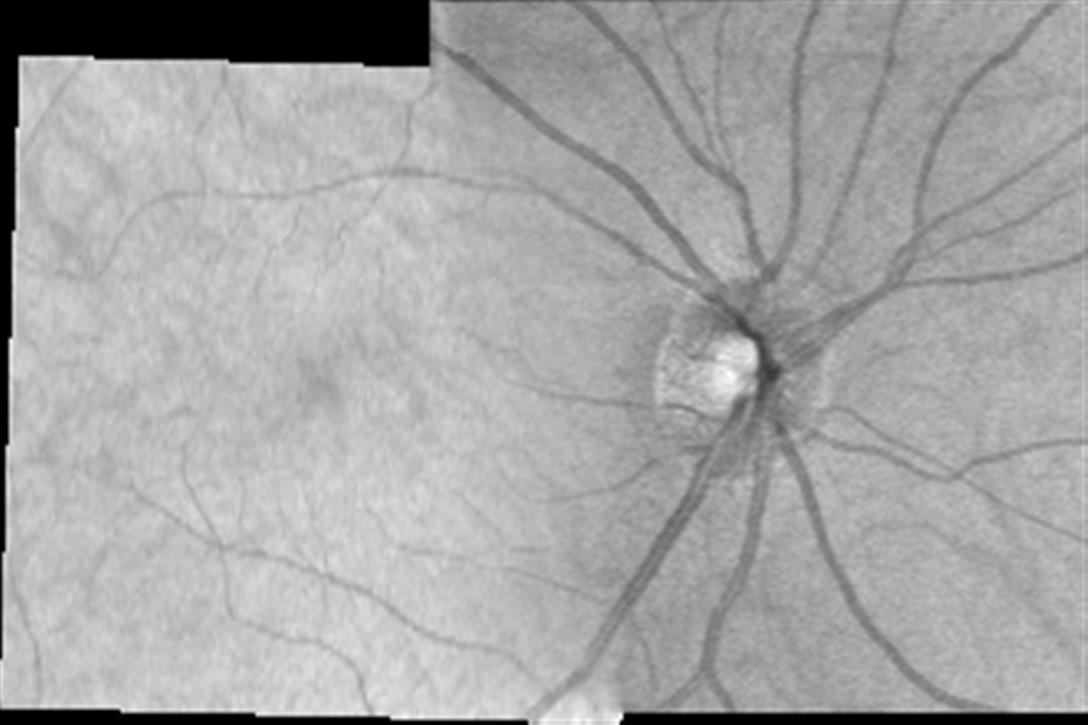
#> input picture Images/_OD1.jpeg, 1088 x 725 px, found by its file name; its folder holds only this picture in this run
$ python Main_Code.py   (older library calls are emulated)
#> lines starting #> are read from the running program, lines starting #| are printed output that depends on the picture; after the words box and inside, x2 and y2 are one past the last pixel; in counts of white or black regions, pixels touching at a corner belong together
import cv2
import time
import math
import random
import argparse
import numpy as np
import numpy.matlib as npmatlib
import matplotlib.pyplot as plt
from PIL import Image, ImageFilter
import statistics as stat
from skimage import io
from skimage import data
from skimage import color
from skimage.color import rgb2gray
from skimage.filters import gaussian
from skimage.measure import regionprops
from skimage.segmentation import active_contour
from skimage.filters import meijering, sato, frangi, hessian
from scipy.ndimage.filters import uniform_filter
from scipy.ndimage.measurements import variance

# [11 lines left out: function auto_canny, not called in this run]

def nothing(x):
    pass

# [211 lines left out: function crimmins, not called in this run]

def crop(img, i):
    # Returns dimensions of image
    height, width = img.shape[0:2]
    # Top and Bottom range
    startrow = int(height*.12)
    endrow = int(height*.88)
    startcol = int(width*.05)
    endcol = int(width*0.95)
    img = img[startrow:endrow, startcol:endcol]
    height, width = img.shape[0:2]
    # Finds the side of the Optic Disk
    side = find_eyeside(img, i)
    # Left and Right range
    if side == 'r':
        startcol = int(width*.40)
        endcol = int(width-10)
    elif side == 'l':
        startcol = int(10)
        endcol = int(width*.60)
    image = img[0:height, startcol:endcol]
    height, width = img.shape[0:2]
    image = image[20:520, 20:520]
    return image

# [22 lines left out: function conservative_smoothing_gray, not called in this run]

"""
def window_function(img):
    min_avg_px = np.zeros(5)
    sum_px = 0
    avg_px = 0.0
    cntr = 0
    i_min = 0
    i_max = 0
    j_min = 0
    j_max = 0
    height,width = img.shape[0:2]
    for k in range(3):
        for l in range(3):
            i_min = math.floor(0.125*width)*k
            i_max = min((math.floor(0.5*width)+math.floor(0.125*width)*k),width)

            j_min = math.floor(0.1*height)*l
            j_max = min((math.floor(0.4*height)+math.floor(0.1*height)*l),height)

            sum_px = 0
            avg_px = 0.0
            cntr = 0

        for i in range(i_min,i_max):
            for j in range(j_min,j_max):
                sum_px = sum_px + img[j,i]
                cntr = cntr + 1

        if(k==0 and l==0):
            min_avg_px[0] = float(sum_px/cntr)
        avg_px = float(sum_px/cntr)
        if(avg_px<min_avg_px[0]):
            min_avg_px[0] = avg_px
            min_avg_px[1] = i_min
            min_avg_px[2] = i_max
            min_avg_px[3] = j_min
            min_avg_px[4] = j_max

    w_img = np.zeros((int(min_avg_px[4]-min_avg_px[3]),int(min_avg_px[2] - min_avg_px[1])))
    for i in range(int(min_avg_px[1]),int(min_avg_px[2])):
        for j in range(int(min_avg_px[3]),int(min_avg_px[4])):
            w_img[(j-int(min_avg_px[3])),(i-int(min_avg_px[1]))] = img[j,i]

    cv2.imwrite('window6_open.jpeg',w_img)
    cv2.waitKey(0)
"""

# [5 lines left out: function write_image, not called in this run]
    # Convert the scale (values range) of the image
    #img = cv2.convertScaleAbs(img, alpha=(255.0))
    # Save file
    #plt.savefig(path, bbox_inches='tight')#, img, format = 'png')

def find_eyeside(img, i):
    #side = input('Enter the Optic-Disk Side (R or L): ')
    #side = 'r'
    kernel = kernel = np.ones((25,25),np.uint8)
    opening = cv2.morphologyEx(img, cv2.MORPH_OPEN, kernel)
    m, n = img.shape[0:2]
    min_intensity = 255
    for a in range(m):
        for b in range(n):
            if opening[a,b] < min_intensity:
                min_intensity = opening[a,b]
                x = a
                y = b
    if y > n/2:
        side = 'r'
    elif y <= n/2:
        side = 'l'
    return side

# [146 lines left out: functions lee_filter, segment, filterimage, houghcircles, not called in this run]

def removeBloodVessels(img,th_0,th_1):
    globalMin = 0
    globalMax = 255   # it is the maximum gray level of the image

    img_flat = img.flatten()
    localMin = np.min(img_flat[np.nonzero(img_flat)])   # minimum non-zero intensity value of the taken image
    localMax = max(img_flat)   # maximum intensity value of the taken image

    m, n = img.shape[0:2]
    kernel1 = np.ones((25,25),np.uint8)
    kernel0 = np.zeros((25,25),np.uint8)
    copy_img = np.zeros((m,n))
    copy_img = img.copy()

    for i in range(m):
        for j in range(n):
            copy_img[i,j] = ((copy_img[i,j]-localMin)* ((globalMax-globalMin))/((localMax-localMin))) + globalMin
    closing1 = cv2.morphologyEx(img, cv2.MORPH_CLOSE, kernel1)
    closing0 = cv2.morphologyEx(img, cv2.MORPH_CLOSE, kernel0)

    bottomHat1 = closing1 - copy_img
    bottomHat0 = closing0 - copy_img

    for i in range(m):
        for j in range(n):
            if bottomHat0[i,j] < th_0:
                bottomHat0[i,j] = 0
            else:
                bottomHat0[i,j] = 255
            if bottomHat1[i,j] < th_1:
                bottomHat1[i,j] = 0
    '''
    alpha = 2
    beta = -125
    bottomHat1 = cv2.convertScaleAbs(bottomHat1, alpha=alpha, beta=beta)
    new_greyimage = np.zeros((m,n),np.uint8)

    for i in range(m):
        for j in range(n):
            if (bottomHat0[i,j] == 255):
                new_greyimage[i,j] = bottomHat1[i,j]
    '''

    for i in range(m):
        for j in range(n):
            copy_img[i,j] = img[i,j] + bottomHat1[i,j]
            if(copy_img[i,j]>255):
                copy_img[i,j] = 255
    """
    plt.subplot(2,2,1),plt.imshow(img,cmap = 'gray')
    plt.title('crim'), plt.xticks([]), plt.yticks([])
    plt.subplot(2,2,2),plt.imshow(bottomHat1,cmap = 'gray')
    plt.title('bottomHat1'), plt.xticks([]), plt.yticks([])
    plt.subplot(2,2,3),plt.imshow(bottomHat0,cmap = 'gray')
    plt.title('bottomHat0'), plt.xticks([]), plt.yticks([])
    plt.subplot(2,2,4),plt.imshow(copy_img,cmap = 'gray')
    plt.title('crim+bottomHat1'), plt.xticks([]), plt.yticks([])
    plt.show()
    """

    # [6 lines of commented-out code are left out]

    return bottomHat0, bottomHat1

# [58 lines left out: functions threshold_tb, bottomhat_tb, not called in this run]

def adaptive_tb(image, mth1=11, mth2=2, gth1=11, gth2=2):
    s = 0
    img = cv2.medianBlur(image,5)
    cv2.namedWindow('Contrast')
    # create trackbars for color change
    cv2.createTrackbar('Mean Threshold 1', 'Contrast', mth1, 255, nothing)
    cv2.createTrackbar('Mean Threshold 2', 'Contrast', mth2, 255, nothing)
    cv2.createTrackbar('Gaussian Threshold 1', 'Contrast', gth1, 255, nothing)
    cv2.createTrackbar('Gaussian Threshold 2', 'Contrast', gth2, 255, nothing)
    # create switch for ON/OFF functionality
    cv2.createTrackbar('Switch', 'Contrast', s, 1, nothing)
    # get current positions of four trackbars
    while(s == 0):
        mth1 = cv2.getTrackbarPos('Mean Threshold 1','Contrast')
        mth2 = cv2.getTrackbarPos('Mean Threshold 2','Contrast')
        gth1 = cv2.getTrackbarPos('Gaussian Threshold 1','Contrast')
        gth2 = cv2.getTrackbarPos('Gaussian Threshold 2','Contrast')
        s = cv2.getTrackbarPos('Switch','Contrast')
        #_, dst = cv2.threshold(image, threshold, 255, th_type)
        im1 = cv2.adaptiveThreshold(img, 255, cv2.ADAPTIVE_THRESH_MEAN_C, cv2.THRESH_BINARY, 11, 2)
        im2 = cv2.adaptiveThreshold(img, 255, cv2.ADAPTIVE_THRESH_GAUSSIAN_C, cv2.THRESH_BINARY, 11, 2)
        cv2.imshow('Image', image)
        cv2.imshow('AdaptiveMean', im1)
        cv2.imshow('AdaptiveGaussian', im2)
        k = cv2.waitKey(1) & 0xFF
        if k == 27:
            break
    cv2.destroyAllWindows()
    return im1, im2

if __name__=="__main__":

    # Image files location
    location1 = 'Documents\GitHub\Optic_Disk\Images\_OD'
    location2 = 'Documents\GitHub\Optic_Disk\Images_Processed\_OD'
    # Loop through all the images

    for i in range(1, 15):

        image1 = location1 + str(i) + '.jpeg'   # Filename
        image2 = location2 + str(i) + '.jpg'    # Filename
        img1 = cv2.imread(image1,0)             # Read image
#> img1 is the input picture: shape (725, 1088); min 0, max 255, mean 165.4
        img2 = cv2.imread(image2,0)             # Read image
        img1 = crop(img1, i)                    # Crop the image
#> in find_eyeside, `opening = cv2.morphologyEx(img, cv2.MORPH_OPEN, kernel)`:
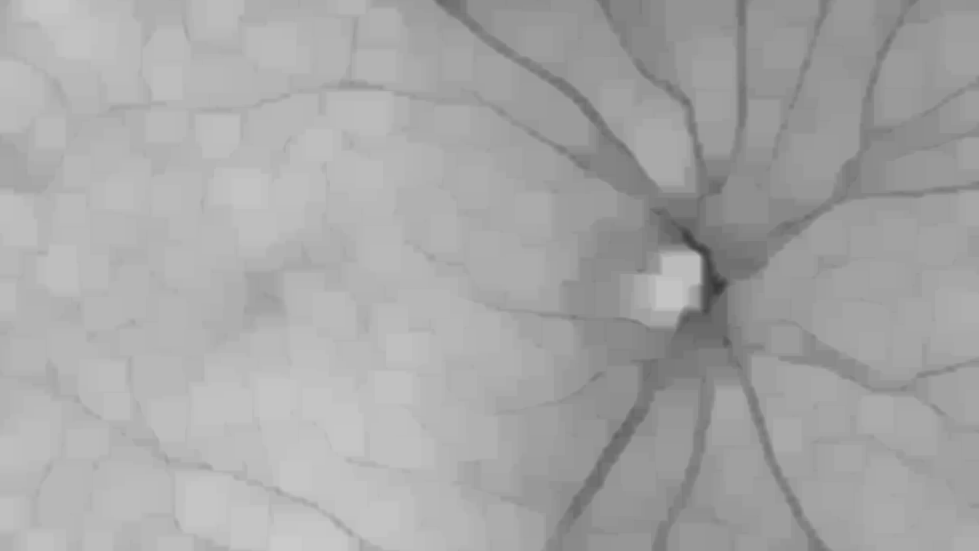
#> opening: shape (551, 979); min 56, max 202, mean 166.6
#> after the loop in find_eyeside, `for a in range(m):`: min_intensity = 56; x = 285; y = 716
#> in crop, `side = find_eyeside(img, i)`: side = 'r'
        final = image = img = img1

        height, width = img.shape[0:2]
#> height = 500; width = 500

        equ1 = cv2.equalizeHist(image)
        equ2 = cv2.equalizeHist(img2)
        clahe = cv2.createCLAHE(clipLimit=2.0, tileGridSize=(8,8))
        cl1 = clahe.apply(image)
        cl2 = clahe.apply(img2)
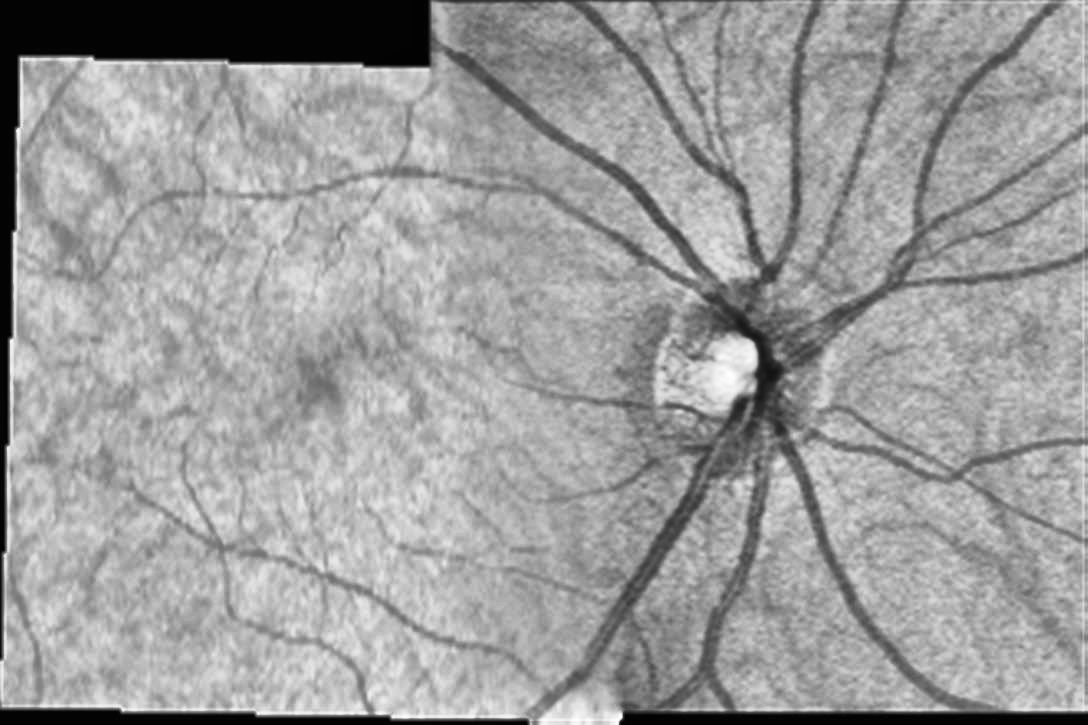
#> cl2: shape (725, 1088); min 2, max 255, mean 156.6

        _, bottomhat = removeBloodVessels(image,200,50)
#> in removeBloodVessels, `localMin = np.min(img_flat[np.nonzero(img_flat)])`: localMin = 56
#> in removeBloodVessels, `localMax = max(img_flat)`: localMax = 252
#> after the loop in removeBloodVessels, `for i in range(m):`:
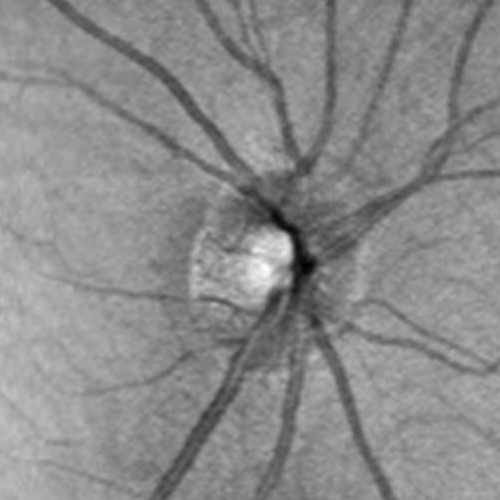
#> copy_img: shape (500, 500); min 0, max 255, mean 139
#> after the loop in removeBloodVessels, `for i in range(m):`:
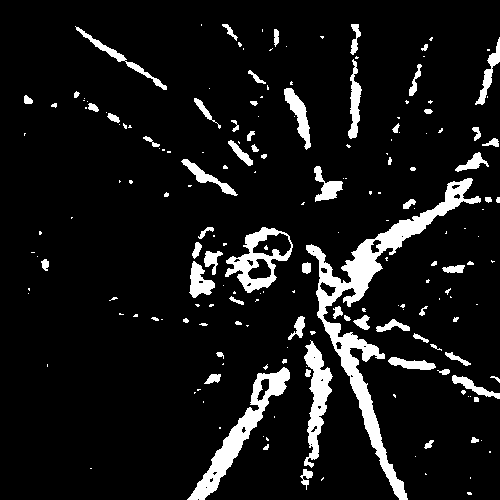
#> bottomHat0: shape (500, 500); 8.8% white; 193 white regions (119 under 20 px), largest, box (x1, y1, x2, y2) and area: (306, 178, 481, 500) 6917, (187, 367, 290, 500) 2643, (304, 340, 333, 468) 1620
#> after the loop in removeBloodVessels, `for i in range(m):`:
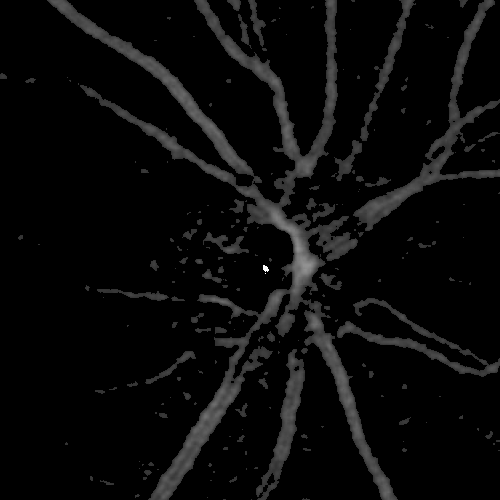
#> bottomHat1: shape (500, 500); min 0, max 255, mean 10.1
#> after the loop in removeBloodVessels, `for i in range(m):`:
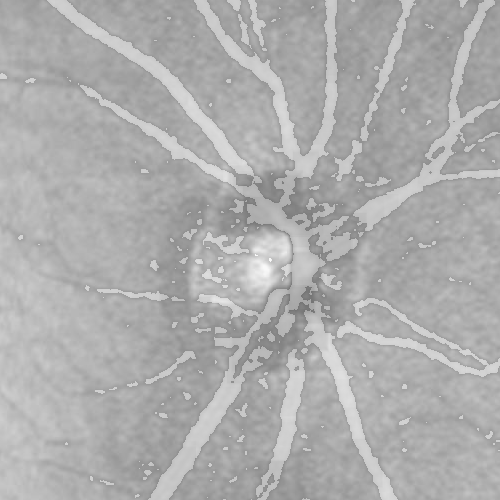
#> copy_img: shape (500, 500); min 117, max 249, mean 173.3
        #_, bottomhat = bottomhat_tb(image)
        adaptive_tb(bottomhat)
#> in adaptive_tb, `im1 = cv2.adaptiveThreshold(img, 255, cv2.ADAPTIVE_THRESH_MEAN_C, cv2...`: im1: shape (500, 500); 81.6% white; 76 black regions (24 under 20 px), largest, box (x1, y1, x2, y2) and area: (283, 0, 500, 500) 14205, (43, 0, 294, 500) 10174, (169, 294, 382, 500) 6051
#> in adaptive_tb, `im2 = cv2.adaptiveThreshold(img, 255, cv2.ADAPTIVE_THRESH_GAUSSIAN_C, ..`: im2: shape (500, 500); 87.4% white; 122 black regions (51 under 20 px), largest, box (x1, y1, x2, y2) and area: (283, 0, 500, 500) 7972, (44, 0, 293, 500) 5936, (169, 294, 382, 500) 3975
#> (key Esc is pressed here)
        adaptive_tb(equ1)
#> in adaptive_tb (call 2), `im1 = cv2.adaptiveThreshold(img, 255, cv2.ADAPTIVE_THRESH_MEAN_C, cv2...`: im1: shape (500, 500); 53% white; 450 black regions (200 under 20 px), largest, box (x1, y1, x2, y2) and area: (0, 0, 500, 500) 72524, (369, 399, 500, 461) 2052, (103, 0, 245, 88) 2021
#> in adaptive_tb (call 2), `im2 = cv2.adaptiveThreshold(img, 255, cv2.ADAPTIVE_THRESH_GAUSSIAN_C, ..`: im2: shape (500, 500); 57.4% white; 1003 black regions (664 under 20 px), largest, box (x1, y1, x2, y2) and area: (37, 181, 500, 500) 31429, (193, 0, 500, 284) 18830, (0, 57, 274, 205) 4259
#> (key Enter is pressed here)
        adaptive_tb(equ2)
#> in adaptive_tb (call 3), `im1 = cv2.adaptiveThreshold(img, 255, cv2.ADAPTIVE_THRESH_MEAN_C, cv2...`: im1: shape (725, 1088); 57.5% white; 1461 black regions (620 under 20 px), largest, box (x1, y1, x2, y2) and area: (0, 0, 1088, 725) 136138, (15, 61, 374, 712) 27299, (237, 548, 596, 701) 4529
#> in adaptive_tb (call 3), `im2 = cv2.adaptiveThreshold(img, 255, cv2.ADAPTIVE_THRESH_GAUSSIAN_C, ..`: im2: shape (725, 1088); 63.2% white; 3654 black regions (2338 under 20 px), largest, box (x1, y1, x2, y2) and area: (0, 0, 1088, 661) 42163, (715, 427, 1088, 710) 10831, (486, 288, 762, 442) 8628
        adaptive_tb(cl1)
#> in adaptive_tb (call 4), `im1 = cv2.adaptiveThreshold(img, 255, cv2.ADAPTIVE_THRESH_MEAN_C, cv2...`: im1: shape (500, 500); 58% white; 633 black regions (221 under 20 px), largest, box (x1, y1, x2, y2) and area: (194, 0, 413, 210) 8356, (0, 57, 327, 361) 6725, (307, 0, 500, 255) 5697
#> in adaptive_tb (call 4), `im2 = cv2.adaptiveThreshold(img, 255, cv2.ADAPTIVE_THRESH_GAUSSIAN_C, ..`: im2: shape (500, 500); 64.8% white; 1438 black regions (813 under 20 px), largest, box (x1, y1, x2, y2) and area: (0, 67, 327, 359) 4629, (194, 0, 341, 202) 3950, (148, 275, 285, 500) 3671
        adaptive_tb(cl2)
#> in adaptive_tb (call 5), `im1 = cv2.adaptiveThreshold(img, 255, cv2.ADAPTIVE_THRESH_MEAN_C, cv2...`: im1: shape (725, 1088); 60% white; 1846 black regions (696 under 20 px), largest, box (x1, y1, x2, y2) and area: (0, 0, 793, 661) 21125, (434, 0, 923, 334) 15754, (772, 0, 1088, 346) 11719
#> in adaptive_tb (call 5), `im2 = cv2.adaptiveThreshold(img, 255, cv2.ADAPTIVE_THRESH_GAUSSIAN_C, ..`:
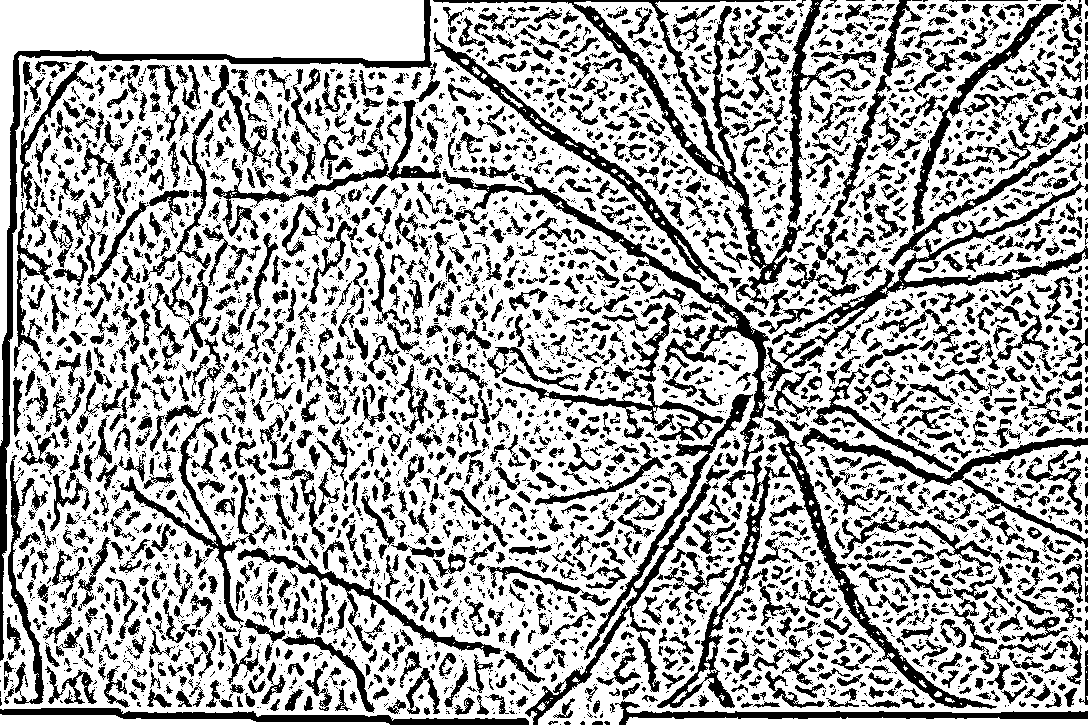
#> im2: shape (725, 1088); 67.1% white; 4601 black regions (2730 under 20 px), largest, box (x1, y1, x2, y2) and area: (433, 0, 838, 309) 9483, (772, 4, 1088, 363) 9127, (0, 0, 440, 661) 6750
#> (the run stopped early here; a loop or call above may not have finished)
